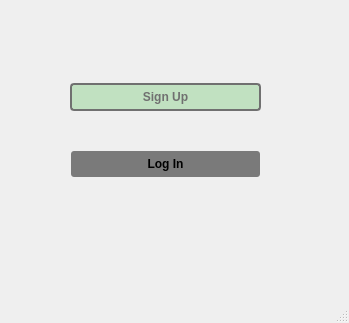
<?xml version="1.0" encoding="UTF-8"?>
<ui version="4.0">
 <class>MainWindow</class>
 <widget class="QMainWindow" name="MainWindow">
  <property name="geometry">
   <rect>
    <x>0</x>
    <y>0</y>
    <width>349</width>
    <height>323</height>
   </rect>
  </property>
  <property name="windowTitle">
   <string>Throw</string>
  </property>
  <widget class="QWidget" name="centralwidget">
   <widget class="QWidget" name="layoutWidget">
    <property name="geometry">
     <rect>
      <x>70</x>
      <y>50</y>
      <width>191</width>
      <height>161</height>
     </rect>
    </property>
    <layout class="QVBoxLayout" name="verticalLayout">
     <item>
      <widget class="QPushButton" name="pushButton_signup_on_mainwindow">
       <property name="cursor">
        <cursorShape>PointingHandCursor</cursorShape>
       </property>
       <property name="styleSheet">
        <string notr="true">QPushButton
{
	background-color:rgb(193, 225, 193);
	color: rgb(112, 112, 112);
	font-weight: bold;
	border-style: solid;
	border-width: 2px;
	border-radius:4px;
	padding: 5px;
	font: 700 12pt &quot;Exo 4&quot;;
}
</string>
       </property>
       <property name="text">
        <string>Sign Up</string>
       </property>
      </widget>
     </item>
     <item>
      <widget class="QPushButton" name="pushButton_Login_on_mainwindow">
       <property name="cursor">
        <cursorShape>PointingHandCursor</cursorShape>
       </property>
       <property name="styleSheet">
        <string notr="true">QPushButton
{
	background-color:rgb(122, 122, 122);

	font-weight: bold;
	border-style: solid;
	border-width: 2px;
	border-radius:4px;
	padding: 5px;
	font: 700 12pt &quot;Exo 4&quot;;
}</string>
       </property>
       <property name="text">
        <string>Log In</string>
       </property>
      </widget>
     </item>
    </layout>
   </widget>
  </widget>
  <widget class="QMenuBar" name="menubar">
   <property name="geometry">
    <rect>
     <x>0</x>
     <y>0</y>
     <width>349</width>
     <height>26</height>
    </rect>
   </property>
  </widget>
  <widget class="QStatusBar" name="statusbar"/>
 </widget>
 <resources/>
 <connections/>
</ui>
